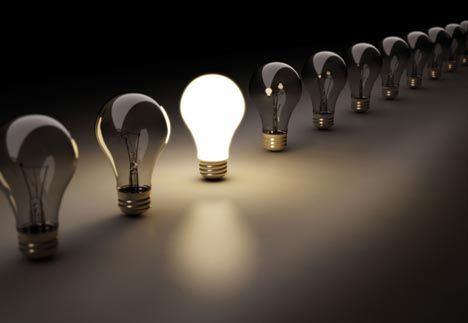
//> input picture cviceni/01cv - static pic/01 static image/resources/lightbulb.jpg, 468 x 323 px
$ ./icp   (built with g++ and OpenCV 4)
//> lines starting //> are read from the running program, lines starting //| are printed output that depends on the picture; after the words box and inside, x2 and y2 are one past the last pixel; in counts of white or black regions, pixels touching at a corner belong together
// icp.cpp
// author: JJ

#include <opencv2/opencv.hpp>
#include <iostream>
#include <stdexcept>
#include <chrono>

// our application class
class App {
public:
    App(); // default constructor, called on app instance definition

    // public methods
    bool init(void);
    int run(void);
    unsigned char compute_threshold(cv::Vec3b pixel);

    void draw_cross_normalized(cv::Mat& img, cv::Point2f center_relative, int size);
    void draw_cross(cv::Mat& img, int x, int y, int size);

    ~App(); //default destructor, called on app instance destruction
private:
    // no private variables, so far...
};

App::App()
{
    // default constructor
    // nothing to do here (so far...)
}

bool App::init()
{
    try {
        // all initialization code
        //...

        // some init
        // if (not_success)
        //  throw std::exception("something went bad");
    }
    catch (std::exception const& e) {
        std::cerr << "Init failed : " << e.what() << std::endl;
        throw;
    }

    return true;
}

unsigned char App::compute_threshold(cv::Vec3b pixel)
{
    // compute temp grayscale value (convert from colors to Y)
    unsigned char Y = 0.299 * pixel[2] + 0.587 * pixel[1] + 0.114 * pixel[0];
    return Y;
}

int App::run(void)
{
    try {
        // read image
        cv::Mat frame = cv::imread("resources/lightbulb.jpg");  //can be JPG,PNG,GIF,TIFF,...
//> frame is the input picture: 323 rows x 468 cols, CV_8UC3; mean B, G, R 53.1, 61.4, 69.5

        if (frame.empty())
            throw std::runtime_error("Empty file? Wrong path?");

        //start timer
        auto start = std::chrono::steady_clock::now();

        // create copy of the frame
        cv::Mat frame2;
        frame.copyTo(frame2);

        // convert to grayscale, create threshold, sum white pixels
        // compute centroid of white pixels (average X,Y coordinate of all white pixels)
        int white_pixel_count = 0;
        cv::Point2f center;
        cv::Point2f center_normalized;

        for (int y = 0; y < frame.rows; y++) //y
        {
            for (int x = 0; x < frame.cols; x++) //x
            {
                // load source pixel
                cv::Vec3b pixel = frame.at<cv::Vec3b>(y, x);

                // compute temp grayscale value (convert from colors to Y)
                unsigned char Y = compute_threshold(pixel);
                //frame2.at<cv::Vec3b>(y, x) = cv::Vec3b(Y, Y, Y);

                // FIND THRESHOLD (value 0..255)
                if (Y < 240 ) {
                    // set output pixel black
                    frame2.at<cv::Vec3b>(y, x) = cv::Vec3b(0, 0, 0);
                }
                else {
                    // set output pixel white
                    frame2.at<cv::Vec3b>(y, x) = cv::Vec3b(255, 255, 255);

                    //update centroid
                    white_pixel_count++;
                    center.x += x;
                    center.y += y;
                }

            }
        }
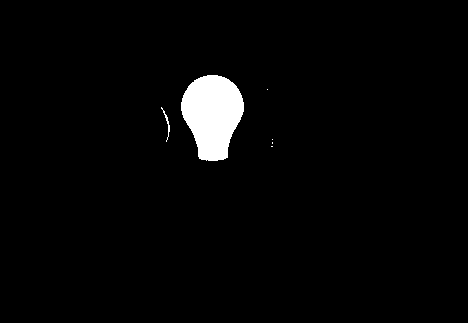
//> frame2: 323 rows x 468 cols, CV_8UC3; 2.6% white; 6 white regions (4 under 20 px), largest, box (x1, y1, x2, y2) and area: (181, 75, 244, 161) 3876, (161, 107, 170, 142) 56
//> after the loop, white_pixel_count = 3938

        // compute centroid
        center.x /= white_pixel_count;
//> center = Point(211.6, 450264)
        center.y /= white_pixel_count;
//> center = Point(211.6, 114.3)

        // normalize centroid
        center_normalized.x = center.x / frame.cols;
//> center_normalized = Point(0.452, 0)
        center_normalized.y = center.y / frame.rows;
//> center_normalized = Point(0.452, 0.354)

        std::cout << "Center absolute: " << center << '\n';
//| Center absolute: [211.559, 114.338]
        std::cout << "Center normalized: " << center_normalized << '\n';
//| Center normalized: [0.45205, 0.353988]

        // how long the computation took?
        auto end = std::chrono::steady_clock::now();

        std::chrono::duration<double> elapsed_seconds = end - start;
        std::cout << "Elapsed time: " << elapsed_seconds.count() << "sec" << std::endl;

        // highlight the center of object
        draw_cross(frame, center.x, center.y, 25);
        draw_cross_normalized(frame2, center_normalized, 25);

        // show me the result
        cv::namedWindow("frame");
        cv::imshow("frame", frame);

        cv::namedWindow("frame2");
        cv::imshow("frame2", frame2);

        // keep application open until ESC is pressed
        while (true)
        {
            int key = cv::pollKey(); // poll OS events (key press, mouse move, ...)
            if (key == 27) // test for ESC key
                break;
        }

    }
    catch (std::exception const& e) {
        std::cerr << "App failed : " << e.what() << std::endl;
        return EXIT_FAILURE;
    }

    return EXIT_SUCCESS;
}

App::~App()
{
    // clean-up
    cv::destroyAllWindows();
    std::cout << "Bye...\n";
}

// define our application
App app;

// MAIN program function
int main()
{
    if (app.init())
        return app.run();
}

void App::draw_cross(cv::Mat& img, int x, int y, int size)
{
//> called with x = 211, y = 114, size = 25
    cv::Point p1(x - size / 2, y);
    cv::Point p2(x + size / 2, y);
    cv::Point p3(x, y - size / 2);
    cv::Point p4(x, y + size / 2);

    cv::line(img, p1, p2, CV_RGB(255, 0, 0), 3);
    cv::line(img, p3, p4, CV_RGB(255, 0, 0), 3);
//> img: 323 rows x 468 cols, CV_8UC3; mean B, G, R 52.7, 61, 69.5
}

void App::draw_cross_normalized(cv::Mat& img, cv::Point2f center_normalized, int size)
{
//> called with center_normalized = Point(0.452, 0.354), size = 25
    center_normalized.x = std::clamp(center_normalized.x, 0.0f, 1.0f);
    center_normalized.y = std::clamp(center_normalized.y, 0.0f, 1.0f);
    size = std::clamp(size, 1, std::min(img.cols, img.rows));
//> size = 25

    cv::Point2f center_absolute(center_normalized.x * img.cols, center_normalized.y * img.rows);
//> center_absolute = Point(211.6, 114.3)

    cv::Point2f p1(center_absolute.x - size / 2, center_absolute.y);
//> p1 = Point(199.6, 114.3)
    cv::Point2f p2(center_absolute.x + size / 2, center_absolute.y);
//> p2 = Point(223.6, 114.3)
    cv::Point2f p3(center_absolute.x, center_absolute.y - size / 2);
//> p3 = Point(211.6, 102.3)
    cv::Point2f p4(center_absolute.x, center_absolute.y + size / 2);
//> p4 = Point(211.6, 126.3)

    cv::line(img, p1, p2, CV_RGB(255, 0, 0), 3);
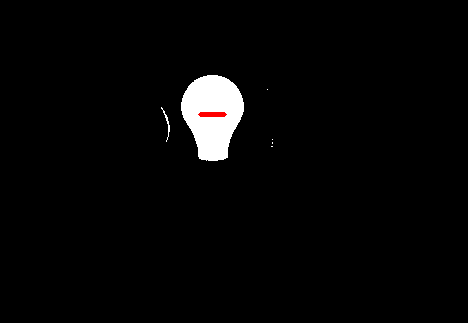
//> img: 323 rows x 468 cols, CV_8UC3; mean B, G, R 6.4, 6.4, 6.6
    cv::line(img, p3, p4, CV_RGB(255, 0, 0), 3);
//> img: 323 rows x 468 cols, CV_8UC3; 0.07% of pixels changed, all inside (x1, y1, x2, y2) = (210, 100, 215, 129)
//> the Esc key is pressed
}
